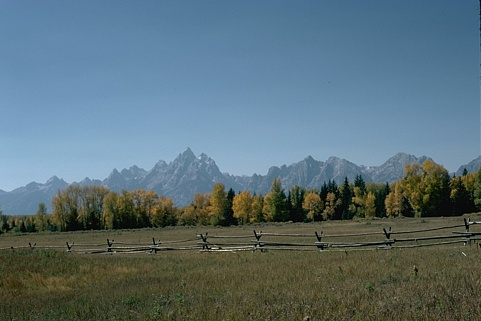
#> input picture Projeto_01/Projeto/imagens_originais/2092.jpg, 481 x 321 px
$ jupyter execute --allow-errors imagem_unica.ipynb
#> lines starting #> are read from the running program, lines starting #| are printed output that depends on the picture
[cell 1]
#Importando bibliotecas

import cv2
import os
import numpy as np
import matplotlib.pyplot as plt
import scipy.linalg as sla

[cell 2]
os.makedirs("imagens_restauradas", exist_ok=True)

[cell 3]
# Carragando imagem

imagem = cv2.imread("imagens_originais/2092.jpg")
#> imagem is the input picture: shape (321, 481, 3); mean B, G, R 118.9, 111.4, 91
imagem_rgb = cv2.cvtColor(imagem, cv2.COLOR_BGR2RGB)

plt.imshow(imagem_rgb)
plt.axis("off")
plt.show()

[cell 4]
# Criando máscara

imagem_corrompida = imagem_rgb.copy()

#> (the rest of this cell did not finish here and is left out)

[cell 5]
# Imagem original e imagem corrompida

fig, ax = plt.subplots(1,2, figsize=(12,6))

ax[0].imshow(imagem_rgb)
ax[0].set_title("Imagem Original")
ax[0].axis("off")

ax[1].imshow(imagem_corrompida)
ax[1].set_title("Imagem com Região Removida")
ax[1].axis("off")

plt.show()
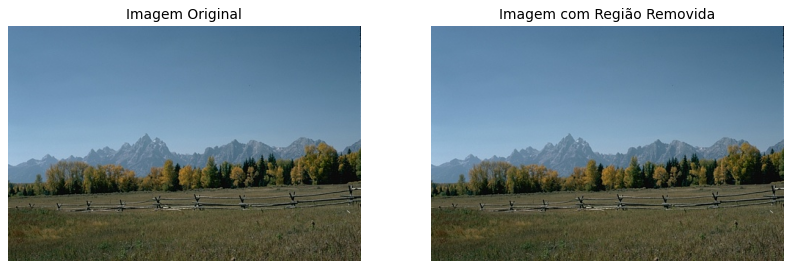
#> figure drawn by matplotlib, 2 panels

[cell 6]
# Convertendo para escala de cinza

gray = cv2.cvtColor(imagem_rgb, cv2.COLOR_RGB2GRAY)
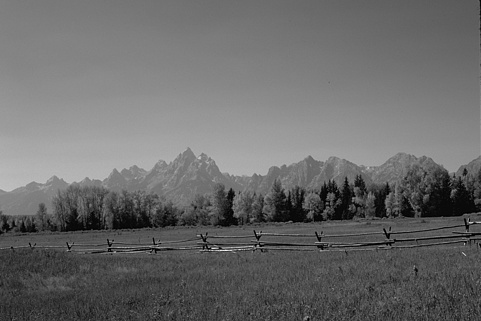
#> gray: shape (321, 481); min 0, max 243, mean 106.2

gray_corrompida = gray.copy()

#> (the rest of this cell did not finish here and is left out)

[cell 7]
# Mapeando espaço faltante na imagem

indices = {}

contador = 0

#> (the rest of this cell did not finish here and is left out)

#> (a cell that did not finish here is left out)

#> (a cell that did not finish here is left out)

[cell 10]
# Reconstruindo imagem

imagem_reconstruida = imagem_corrompida.copy()

for (i,j), k in indices.items():

    r = int(np.clip(x_r[k],0,255))

    g = int(np.clip(x_g[k],0,255))

    b = int(np.clip(x_b[k],0,255))

    imagem_reconstruida[i,j] = [r,g,b]

[cell 11]
# Mostrando resultado final

fig, ax = plt.subplots(1,3, figsize=(15,5))

ax[0].imshow(imagem_rgb)
ax[0].set_title("Original")
ax[0].axis("off")

ax[1].imshow(imagem_corrompida)
ax[1].set_title("Corrompida")
ax[1].axis("off")

ax[2].imshow(imagem_reconstruida)
ax[2].set_title("Reconstruída")
ax[2].axis("off")

plt.show()
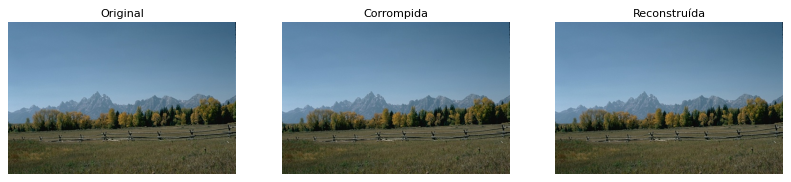
#> figure drawn by matplotlib, 3 panels

$ run again, with Projeto_01/Projeto/imagens_originais/12003.jpg copied over Projeto_01/Projeto/imagens_originais/2092.jpg
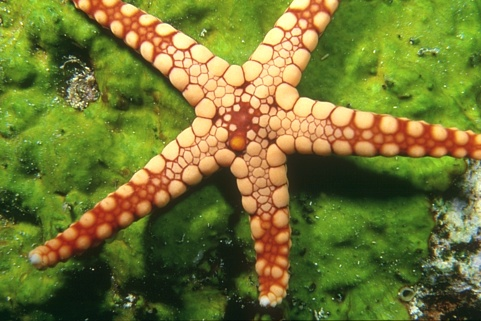
#> input picture Projeto_01/Projeto/imagens_originais/12003.jpg, 481 x 321 px
#> imagem is the input picture: shape (321, 481, 3); mean B, G, R 50.3, 118.7, 114.1
#> `gray = cv2.cvtColor(imagem_rgb, cv2.COLOR_RGB2GRAY)`:
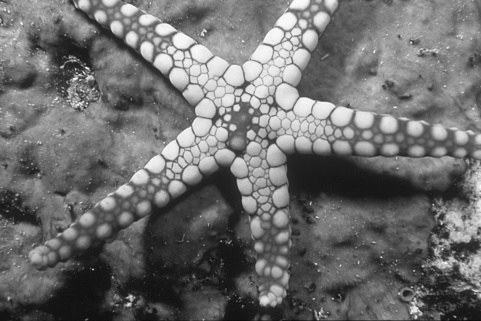
#> gray: shape (321, 481); min 10, max 251, mean 109.5
#> `plt.show()`:
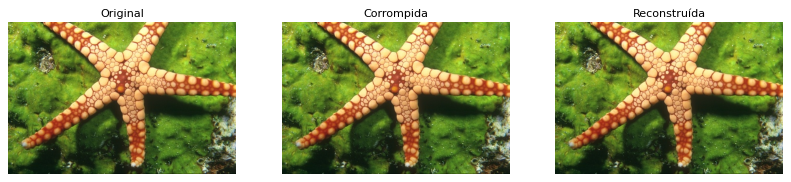
#> figure drawn by matplotlib, 3 panels

$ run again, with Projeto_01/Projeto/imagens_originais/12074.jpg copied over Projeto_01/Projeto/imagens_originais/2092.jpg
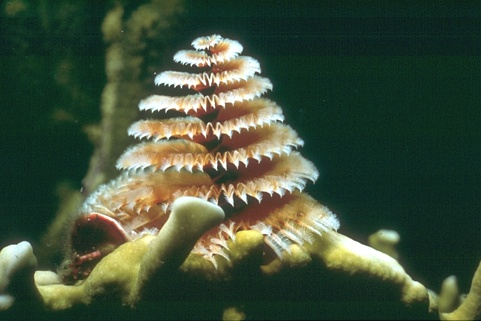
#> input picture Projeto_01/Projeto/imagens_originais/12074.jpg, 481 x 321 px
#> imagem is the input picture: shape (321, 481, 3); mean B, G, R 59.3, 80.3, 65.2
#> `gray = cv2.cvtColor(imagem_rgb, cv2.COLOR_RGB2GRAY)`:
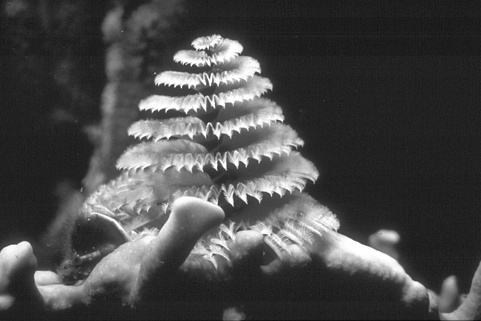
#> gray: shape (321, 481); min 14, max 255, mean 73.4
#> `plt.show()`:
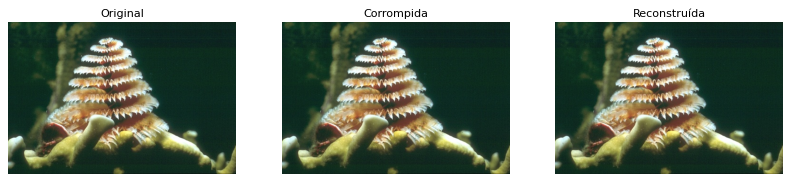
#> figure drawn by matplotlib, 3 panels

$ run again, with Projeto_01/Projeto/imagens_originais/15004.jpg copied over Projeto_01/Projeto/imagens_originais/2092.jpg
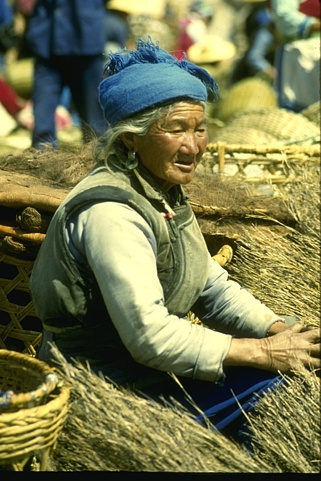
#> input picture Projeto_01/Projeto/imagens_originais/15004.jpg, 321 x 481 px
#> imagem is the input picture: shape (481, 321, 3); mean B, G, R 78.1, 118.8, 118
#> `gray = cv2.cvtColor(imagem_rgb, cv2.COLOR_RGB2GRAY)`:
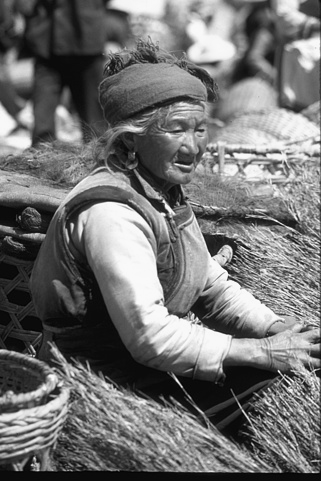
#> gray: shape (481, 321); min 2, max 251, mean 113.9
#> `plt.show()`:
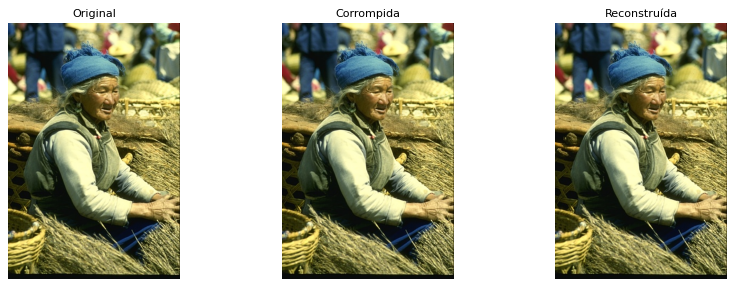
#> figure drawn by matplotlib, 3 panels
